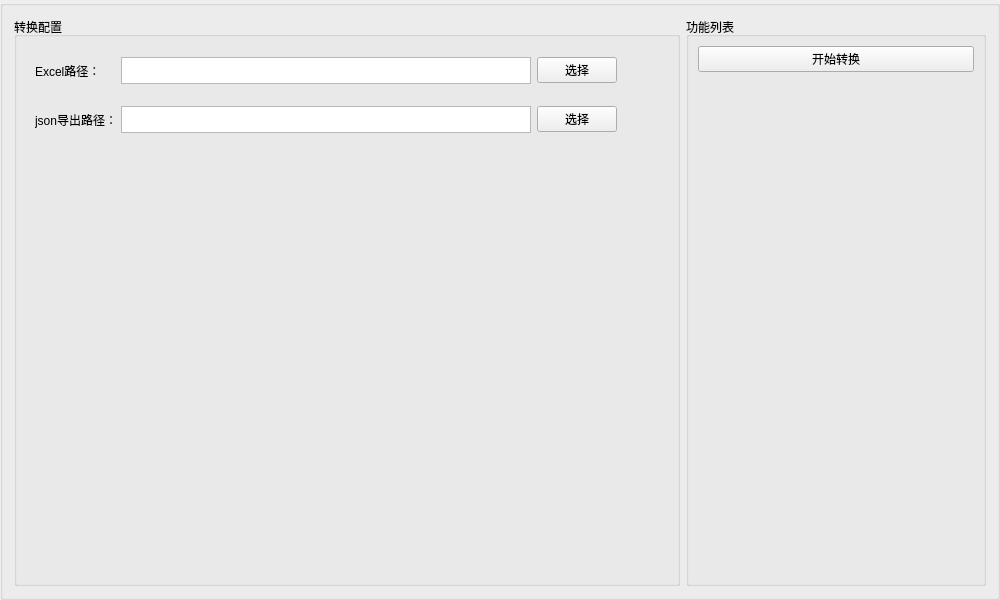
<?xml version="1.0" encoding="UTF-8"?>
<ui version="4.0">
 <class>changeToJsonBox</class>
 <widget class="QGroupBox" name="changeToJsonBox">
  <property name="geometry">
   <rect>
    <x>0</x>
    <y>0</y>
    <width>1000</width>
    <height>600</height>
   </rect>
  </property>
  <property name="minimumSize">
   <size>
    <width>1000</width>
    <height>600</height>
   </size>
  </property>
  <property name="windowTitle">
   <string>GroupBox</string>
  </property>
  <property name="title">
   <string/>
  </property>
  <layout class="QGridLayout" name="gridLayout_2">
   <item row="1" column="0">
    <widget class="QGroupBox" name="groupBox_4">
     <property name="title">
      <string>转换配置</string>
     </property>
     <layout class="QVBoxLayout" name="verticalLayout">
      <item>
       <widget class="QWidget" name="widget" native="true">
        <property name="sizePolicy">
         <sizepolicy hsizetype="Preferred" vsizetype="Preferred">
          <horstretch>0</horstretch>
          <verstretch>0</verstretch>
         </sizepolicy>
        </property>
        <property name="minimumSize">
         <size>
          <width>600</width>
          <height>45</height>
         </size>
        </property>
        <property name="maximumSize">
         <size>
          <width>500</width>
          <height>40</height>
         </size>
        </property>
        <layout class="QHBoxLayout" name="horizontalLayout">
         <item>
          <widget class="QLabel" name="label">
           <property name="minimumSize">
            <size>
             <width>80</width>
             <height>0</height>
            </size>
           </property>
           <property name="maximumSize">
            <size>
             <width>80</width>
             <height>16777215</height>
            </size>
           </property>
           <property name="text">
            <string>Excel路径：</string>
           </property>
          </widget>
         </item>
         <item>
          <widget class="QTextEdit" name="textEdit_ipa">
           <property name="maximumSize">
            <size>
             <width>16777215</width>
             <height>16777215</height>
            </size>
           </property>
           <property name="verticalScrollBarPolicy">
            <enum>Qt::ScrollBarAlwaysOff</enum>
           </property>
           <property name="textInteractionFlags">
            <set>Qt::NoTextInteraction</set>
           </property>
          </widget>
         </item>
         <item>
          <widget class="QPushButton" name="btn_select_excel">
           <property name="text">
            <string>选择</string>
           </property>
          </widget>
         </item>
        </layout>
       </widget>
      </item>
      <item>
       <widget class="QWidget" name="widget_3" native="true">
        <property name="sizePolicy">
         <sizepolicy hsizetype="Preferred" vsizetype="Preferred">
          <horstretch>0</horstretch>
          <verstretch>0</verstretch>
         </sizepolicy>
        </property>
        <property name="minimumSize">
         <size>
          <width>600</width>
          <height>45</height>
         </size>
        </property>
        <property name="maximumSize">
         <size>
          <width>500</width>
          <height>45</height>
         </size>
        </property>
        <layout class="QHBoxLayout" name="horizontalLayout_3">
         <item>
          <widget class="QLabel" name="label_3">
           <property name="minimumSize">
            <size>
             <width>80</width>
             <height>0</height>
            </size>
           </property>
           <property name="maximumSize">
            <size>
             <width>80</width>
             <height>16777215</height>
            </size>
           </property>
           <property name="text">
            <string>json导出路径：</string>
           </property>
          </widget>
         </item>
         <item>
          <widget class="QTextEdit" name="textEdit_pod">
           <property name="maximumSize">
            <size>
             <width>16777215</width>
             <height>16777215</height>
            </size>
           </property>
           <property name="verticalScrollBarPolicy">
            <enum>Qt::ScrollBarAlwaysOff</enum>
           </property>
           <property name="textInteractionFlags">
            <set>Qt::NoTextInteraction</set>
           </property>
          </widget>
         </item>
         <item>
          <widget class="QPushButton" name="btn_select_json">
           <property name="text">
            <string>选择</string>
           </property>
          </widget>
         </item>
        </layout>
       </widget>
      </item>
      <item>
       <spacer name="verticalSpacer">
        <property name="orientation">
         <enum>Qt::Vertical</enum>
        </property>
        <property name="sizeHint" stdset="0">
         <size>
          <width>20</width>
          <height>40</height>
         </size>
        </property>
       </spacer>
      </item>
     </layout>
    </widget>
   </item>
   <item row="1" column="1">
    <widget class="QGroupBox" name="groupBox_5">
     <property name="minimumSize">
      <size>
       <width>300</width>
       <height>0</height>
      </size>
     </property>
     <property name="maximumSize">
      <size>
       <width>300</width>
       <height>16777215</height>
      </size>
     </property>
     <property name="title">
      <string>功能列表</string>
     </property>
     <layout class="QVBoxLayout" name="verticalLayout_3">
      <item>
       <widget class="QPushButton" name="btn_change">
        <property name="text">
         <string>开始转换</string>
        </property>
       </widget>
      </item>
      <item>
       <spacer name="verticalSpacer_2">
        <property name="orientation">
         <enum>Qt::Vertical</enum>
        </property>
        <property name="sizeHint" stdset="0">
         <size>
          <width>20</width>
          <height>40</height>
         </size>
        </property>
       </spacer>
      </item>
     </layout>
    </widget>
   </item>
  </layout>
 </widget>
 <resources/>
 <connections/>
</ui>
